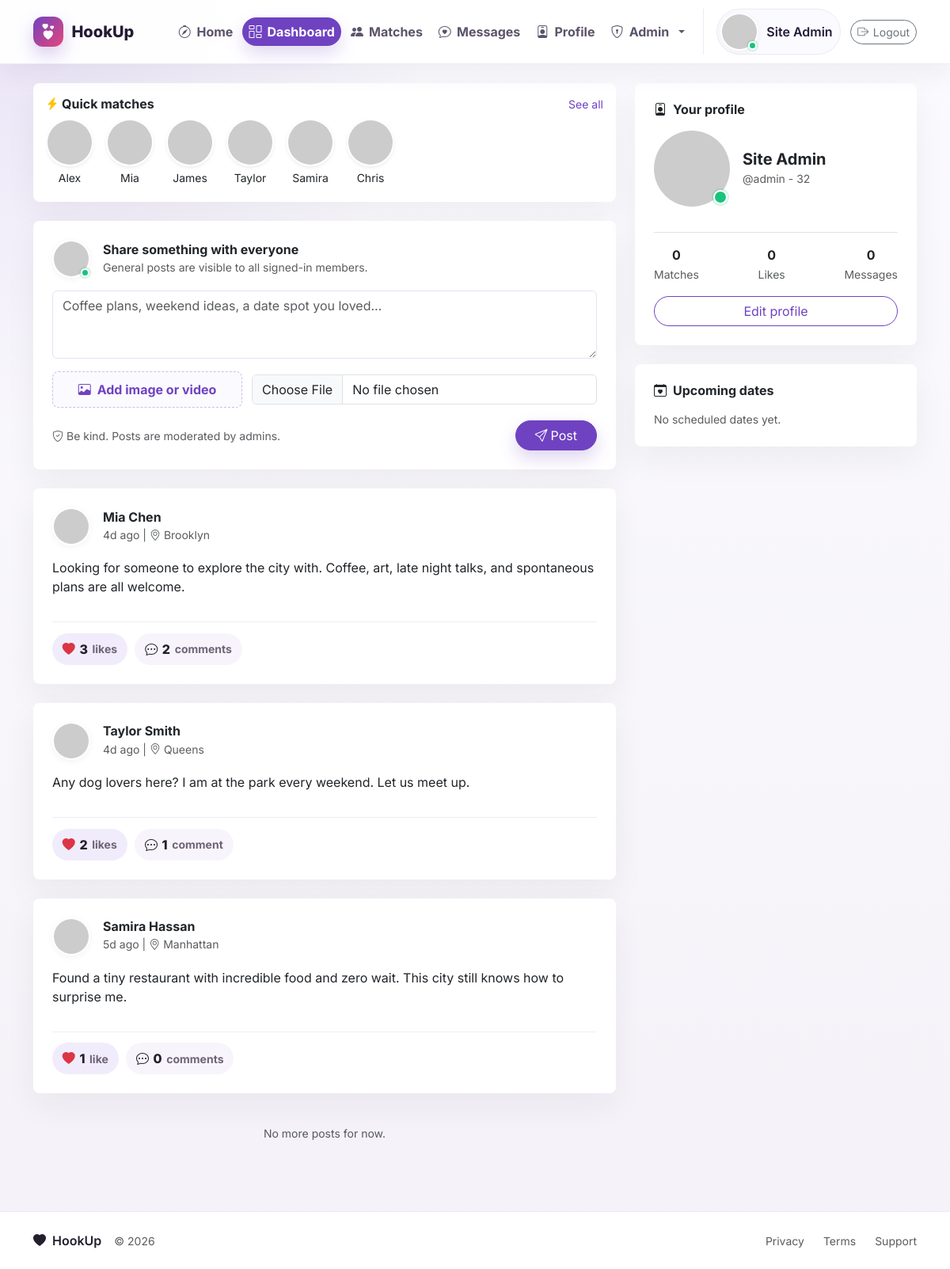
The app's page /dashboard (signed in) with its own data.
### tables this page shows
CREATE TABLE IF NOT EXISTS profiles (
  user_id BIGINT UNSIGNED PRIMARY KEY,
  display_name VARCHAR(120) NOT NULL,
  username VARCHAR(40) NOT NULL UNIQUE,
  age TINYINT UNSIGNED NOT NULL,
  city VARCHAR(120) NOT NULL,
  gender ENUM('female', 'male', 'non_binary') NOT NULL DEFAULT 'female',
  looking_for ENUM('female', 'male', 'everyone') NOT NULL DEFAULT 'everyone',
  profile_visibility ENUM('public', 'matches', 'private') NOT NULL DEFAULT 'public',
  bio TEXT NOT NULL,
  avatar_url VARCHAR(500) NULL,
  is_featured TINYINT(1) NOT NULL DEFAULT 0,
  created_at DATETIME NOT NULL DEFAULT CURRENT_TIMESTAMP,
  updated_at DATETIME NOT NULL DEFAULT CURRENT_TIMESTAMP ON UPDATE CURRENT_TIMESTAMP,
  CONSTRAINT fk_profiles_user FOREIGN KEY (user_id) REFERENCES users(id) ON DELETE CASCADE,
  INDEX idx_profiles_city (city),
  INDEX idx_profiles_gender (gender),
  INDEX idx_profiles_featured (is_featured)
);

CREATE TABLE IF NOT EXISTS posts (
  id BIGINT UNSIGNED AUTO_INCREMENT PRIMARY KEY,
  user_id BIGINT UNSIGNED NOT NULL,
  body TEXT NOT NULL,
  media_type ENUM('image', 'video') NULL,
  media_url VARCHAR(700) NULL,
  created_at DATETIME NOT NULL DEFAULT CURRENT_TIMESTAMP,
  updated_at DATETIME NOT NULL DEFAULT CURRENT_TIMESTAMP ON UPDATE CURRENT_TIMESTAMP,
  deleted_at DATETIME NULL,
  CONSTRAINT fk_posts_user FOREIGN KEY (user_id) REFERENCES users(id) ON DELETE CASCADE,
  INDEX idx_posts_created (created_at),
  INDEX idx_posts_deleted (deleted_at)
);

### dashboard.php (the view, shortened to what the rows shown need)
<?php
require __DIR__ . '/app/bootstrap.php';
$user = require_auth();
$quickMatches = get_public_profiles((int) $user['id'], 8);
$postPageSize = 5;
$posts = get_posts($postPageSize + 1);
$hasMorePosts = count($posts) > $postPageSize;
$posts = array_slice($posts, 0, $postPageSize);
$activePage = 'dashboard';
require APP_ROOT . '/app/layout-header.php';
?>
<div class="row g-4">
  <div class="col-lg-8">
    <div class="card mb-4 p-3">
      <div class="d-flex justify-content-between align-items-center mb-2">
        <h2 class="h6 fw-bold mb-0"><i class="bi bi-lightning-charge-fill text-warning me-1"></i>Quick matches</h2>
      </div>
      <div class="d-flex gap-3 overflow-auto pb-1">
        <?php foreach ($quickMatches as $match): ?>
          <a class="text-center text-decoration-none text-dark" href="<?= e(url('user.php?id=' . (int) $match['user_id'])) ?>">
            <?= profile_avatar($match, 'rounded-circle border border-2 border-white shadow-sm', ['alt' => $match['display_name'], 'size' => 60]) ?>
            <div class="small mt-1"><?= e(explode(' ', $match['display_name'])[0]) ?></div>
          </a>
        <?php endforeach; ?>
      </div>
    </div>
    <div class="card mb-4 p-4 post-composer">
      <div class="d-flex align-items-center gap-3 mb-3">
        <div>
          <h2 class="h6 fw-bold mb-0">Share something with everyone</h2>
        </div>
      </div>
    </div>
    <div data-post-feed data-load-url="<?= e(url('actions/load_posts.php')) ?>" data-next-offset="<?= count($posts) ?>" data-page-size="<?= (int) $postPageSize ?>" data-has-more="<?= $hasMorePosts ? '1' : '0' ?>">
      <?php foreach ($posts as $post): ?>
        <?php require APP_ROOT . '/app/post-card.php'; ?>
      <?php endforeach; ?>
    </div>
  </div>
  <div class="col-lg-4">
    <div class="card p-4 mb-4">
      <h2 class="h6 fw-bold mb-3"><i class="bi bi-person-badge me-2"></i>Your profile</h2>
      <div class="d-flex align-items-center gap-3 mb-3">
        <div>
          <h3 class="h5 fw-bold mb-0"><?= e($user['display_name']) ?></h3>
          <span class="text-muted small">@<?= e($user['username']) ?> - <?= (int) $user['age'] ?></span>
        </div>
      </div>
    </div>
    <div class="card p-4">
      <h2 class="h6 fw-bold mb-3"><i class="bi bi-calendar-heart me-2"></i>Upcoming dates</h2>
    </div>
  </div>
</div>
<?php require APP_ROOT . '/app/layout-footer.php'; ?>

### app/layout-header.php (shortened to what the rows shown need)
<?php
$authUser = current_user();
$activePage = $activePage ?? '';
$bodyClass = $bodyClass ?? '';
?>
<!DOCTYPE html>
<html lang="en">
<head>
  <link href="https://cdn.jsdelivr.net/npm/bootstrap@5.3.2/dist/css/bootstrap.min.css" rel="stylesheet">
  <link rel="stylesheet" href="https://cdn.jsdelivr.net/npm/bootstrap-icons@1.11.3/font/bootstrap-icons.min.css">
  <link rel="stylesheet" href="<?= e(public_path('assets/css/app.css?v=20261014a')) ?>">
</head>
<body class="<?= e($bodyClass) ?>">
<nav class="navbar navbar-expand-lg app-navbar sticky-top">
  <div class="container">
    <div class="collapse navbar-collapse" id="mainNav">
      <?php if ($authUser): ?>
        <ul class="navbar-nav app-nav-links me-auto mb-2 mb-lg-0">
          <li class="nav-item"><a class="nav-link <?= $activePage === 'home' ? 'active-page' : '' ?>" href="<?= e(url('index.php')) ?>"><i class="bi bi-compass"></i><span>Home</span></a></li>
          <li class="nav-item"><a class="nav-link <?= $activePage === 'dashboard' ? 'active-page' : '' ?>" href="<?= e(url('dashboard.php')) ?>"><i class="bi bi-columns-gap"></i><span>Dashboard</span></a></li>
          <li class="nav-item"><a class="nav-link <?= $activePage === 'matches' ? 'active-page' : '' ?>" href="<?= e(url('matches.php')) ?>"><i class="bi bi-people-fill"></i><span>Matches</span></a></li>
          <li class="nav-item"><a class="nav-link <?= $activePage === 'messages' ? 'active-page' : '' ?>" href="<?= e(url('messages.php')) ?>"><i class="bi bi-chat-heart"></i><span>Messages</span></a></li>
          <li class="nav-item"><a class="nav-link <?= $activePage === 'profile' ? 'active-page' : '' ?>" href="<?= e(url('profile.php')) ?>"><i class="bi bi-person-badge"></i><span>Profile</span></a></li>
          <?php if (($authUser['role'] ?? '') === 'admin'): ?>
            <li class="nav-item dropdown">
              <a class="nav-link dropdown-toggle <?= strpos($activePage, 'admin') === 0 ? 'active-page' : '' ?>" href="#" role="button" data-bs-toggle="dropdown">
                <i class="bi bi-shield-lock"></i><span>Admin</span>
              </a>
            </li>
          <?php endif; ?>
        </ul>
        <div class="app-user-area">
          <a href="<?= e(url('profile.php')) ?>" class="app-user-chip">
            <?= profile_avatar($authUser, 'profile-avatar', ['alt' => 'My avatar']) ?>
            <span class="fw-semibold d-none d-lg-block"><?= e($authUser['display_name'] ?: $authUser['email']) ?></span>
          </a>
          <form method="post" action="<?= e(url('logout.php')) ?>" class="m-0">
            <button class="btn btn-outline-secondary btn-sm rounded-pill app-logout-btn" title="Logout"><i class="bi bi-box-arrow-right"></i><span>Logout</span></button>
          </form>
        </div>
      <?php endif; ?>
    </div>
  </div>
</nav>
<main class="container py-4">

### app/helpers.php (shortened to what the rows shown need)
<?php
function config_value(string $path, $default = null)
{
    global $config;
    $value = $config;
    foreach (explode('.', $path) as $key) {
        $value = $value[$key];
    }
    return $value;
}
function db(): PDO
{
    return Database::connection();
}
function e(?string $value): string
{
    return htmlspecialchars((string) $value, ENT_QUOTES | ENT_SUBSTITUTE, 'UTF-8');
}
function is_local_request(): bool
{
    $host = strtolower((string) ($_SERVER['HTTP_HOST'] ?? ''));
    $host = preg_replace('/:\d+$/', '', $host) ?: $host;
    return in_array($host, ['localhost', '127.0.0.1', '::1'], true);
}
function request_scheme(): string
{
    $forwardedProto = strtolower((string) ($_SERVER['HTTP_X_FORWARDED_PROTO'] ?? ''));
    $isHttps = (!empty($_SERVER['HTTPS']) && $_SERVER['HTTPS'] !== 'off')
        || (($_SERVER['SERVER_PORT'] ?? null) === '443');
    return $isHttps ? 'https' : 'http';
}
function configured_app_url(): string
{
    return rtrim((string) config_value('app.url', ''), '/');
}
function configured_base_path(): string
{
    $path = (string) (parse_url(configured_app_url(), PHP_URL_PATH) ?: '');
    return '/' . trim($path, '/');
}
function detected_base_path(): string
{
    $scriptName = str_replace('\\', '/', (string) ($_SERVER['SCRIPT_NAME'] ?? ''));
    $rootName = basename((string) (defined('APP_ROOT') ? APP_ROOT : ''));
    if ($rootName !== '') {
        $segments = array_values(array_filter(explode('/', trim($scriptName, '/')), 'strlen'));
        $position = array_search($rootName, $segments, true);
    }
    $dir = trim(str_replace('\\', '/', dirname($scriptName)), '/');
    return '/' . $dir;
}
function app_base_path(): string
{
    $configuredPath = configured_base_path();
    if (is_local_request()) {
        $detectedPath = detected_base_path();
        return $detectedPath !== '' ? $detectedPath : ($configuredPath === '/' ? '' : $configuredPath);
    }
    return $configuredPath === '/' ? '' : $configuredPath;
}
function app_base_url(): string
{
    $configuredUrl = configured_app_url();
    $configuredHost = strtolower((string) (parse_url($configuredUrl, PHP_URL_HOST) ?: ''));
    $requestHost = (string) ($_SERVER['HTTP_HOST'] ?? '');
    if ($requestHost !== '' && (is_local_request() || in_array($configuredHost, ['', 'localhost', '127.0.0.1', '::1'], true))) {
        return request_scheme() . '://' . $requestHost . app_base_path();
    }
    return $configuredUrl;
}
function url(string $path = ''): string
{
    $base = app_base_url();
    $path = ltrim($path, '/');
    $fragment = '';
    $query = '';
    if (($queryPosition = strpos($path, '?')) !== false) {
        $query = substr($path, $queryPosition);
        $path = substr($path, 0, $queryPosition);
    }
    if ($path === 'index.php') {
        $path = '';
    } elseif (substr($path, -10) === '/index.php') {
        $path = substr($path, 0, -10);
    } elseif (substr($path, -4) === '.php') {
        $path = substr($path, 0, -4);
    }
    return $base . '/' . $path . $query . $fragment;
}
function public_path(string $path = ''): string
{
    $path = ltrim($path, '/');
    $basePath = app_base_path();
    return ($basePath === '' ? '' : $basePath) . '/' . $path;
}
function time_ago(?string $datetime): string
{
    $seconds = max(1, time() - strtotime($datetime));
    $units = [
        31536000 => 'y',
        2592000 => 'mo',
        604800 => 'w',
        86400 => 'd',
        3600 => 'h',
        60 => 'm',
    ];
    foreach ($units as $size => $label) {
        if ($seconds >= $size) {
            return (int) floor($seconds / $size) . $label;
        }
    }
    return 'now';
}
function compact_count(int $count): string
{
    return (string) $count;
}
function db_column_exists(string $table, string $column): bool
{
    static $cache = [];
    $key = $table . '.' . $column;
    if (array_key_exists($key, $cache)) {
        return $cache[$key];
    }
    try {
        $stmt = db()->prepare("SHOW COLUMNS FROM `{$table}` LIKE :column");
        $stmt->execute(['column' => $column]);
        $cache[$key] = (bool) $stmt->fetch();
    } catch (Throwable $e) {
        $cache[$key] = false;
    }
    return $cache[$key];
}
function user_presence_column(): string
{
    return db_column_exists('users', 'last_seen_at') ? 'last_seen_at' : 'last_login_at';
}
function user_presence_select(string $alias = 'u', string $as = 'last_seen_at'): string
{
    $column = user_presence_column();
    return "{$alias}.{$column} AS {$as}";
}
function mark_user_seen(int $userId): void
{
    if ($userId <= 0 || !db_column_exists('users', 'last_seen_at')) {
        return;
    }
    $lastMarked = (int) ($_SESSION['_last_seen_marked_at'] ?? 0);
    db()->prepare('UPDATE users SET last_seen_at = NOW() WHERE id = :id')->execute(['id' => $userId]);
}
function profile_is_verified(array $profile): bool
{
    $status = (string) ($profile['verification_status'] ?? $profile['overall_status'] ?? '');
    return $status === 'verified';
}
function profile_is_online(array $profile): bool
{
    $seenAt = $profile['last_seen_at'] ?? $profile['last_login_at'] ?? null;
    if (!$seenAt) {
        return false;
    }
    $timestamp = strtotime((string) $seenAt);
    return $timestamp !== false && $timestamp >= time() - 300;
}
function avatar_src(array $profile): string
{
    $src = trim((string) ($profile['avatar_url'] ?? ''));
    if ($src !== '') {
        return $src;
    }
    $seed = (string) ($profile['email'] ?? $profile['username'] ?? $profile['display_name'] ?? $profile['user_id'] ?? 'member');
    return 'https://i.pravatar.cc/150?u=' . rawurlencode($seed);
}
function profile_avatar(array $profile, string $imageClass = 'profile-avatar', array $options = []): string
{
    $size = (int) ($options['size'] ?? 0);
    $alt = (string) ($options['alt'] ?? ($profile['display_name'] ?? $profile['email'] ?? 'User avatar'));
    $wrapperClass = trim('profile-avatar-wrap ' . (string) ($options['wrapper_class'] ?? ''));
    $imageClass = trim($imageClass);
    $style = $size > 0 ? ' style="--avatar-size: ' . $size . 'px;"' : '';
    $sizeAttrs = $size > 0 ? ' width="' . $size . '" height="' . $size . '"' : '';
    $html = '<span class="' . e($wrapperClass) . '"' . $style . '>';
    $html .= '<img src="' . e(avatar_src($profile)) . '" class="' . e($imageClass) . '" alt="' . e($alt) . '"' . $sizeAttrs . '>';
    if (profile_is_online($profile)) {
        $html .= '<span class="avatar-online-dot" title="Online"></span>';
    }
    $html .= '</span>';
    return $html;
}

### app/post-card.php (shortened to what the rows shown need)
<?php
$likesCount = (int) ($post['likes_count'] ?? 0);
$commentsCount = (int) ($post['comments_count'] ?? 0);
$commentsModalId = 'postCommentsModal' . (int) $post['id'];
?>
<article class="card mb-4 p-4 post-card" data-post-id="<?= (int) $post['id'] ?>">
  <div class="d-flex align-items-center gap-3">
    <?= profile_avatar($post, 'profile-avatar', ['alt' => $post['display_name']]) ?>
    <div class="flex-grow-1">
      <div class="d-flex flex-wrap align-items-center gap-2">
        <h3 class="h6 fw-bold mb-0"><?= e($post['display_name']) ?></h3>
      </div>
      <span class="text-muted small"><?= e(time_ago($post['created_at'])) ?> ago | <i class="bi bi-geo-alt"></i> <?= e($post['city']) ?></span>
    </div>
  </div>
  <p class="mt-3"><?= nl2br(e($post['body'])) ?></p>
  <div class="post-action-row">
    <form method="post" action="<?= e(url('actions/post_like.php')) ?>" class="m-0">
      <button class="post-pill-action" title="Like post">
        <i class="bi bi-heart-fill text-danger"></i>
        <span><?= e(compact_count($likesCount)) ?></span>
        <small><?= $likesCount === 1 ? 'like' : 'likes' ?></small>
      </button>
    </form>
    <button class="post-pill-action passive" type="button" data-bs-toggle="modal" data-bs-target="#<?= e($commentsModalId) ?>" title="View comments">
      <i class="bi bi-chat-dots"></i>
      <span><?= e(compact_count($commentsCount)) ?></span>
      <small><?= $commentsCount === 1 ? 'comment' : 'comments' ?></small>
    </button>
  </div>
</article>

### records on screen
profiles: display_name "Site Admin", username "admin", age "32"
profiles: display_name "Alex"
profiles: display_name "Mia"
profiles: display_name "James"
profiles: display_name "Taylor"
profiles: display_name "Samira"
profiles: display_name "Chris"
posts: profiles.display_name "Mia Chen", created_at "4d", profiles.city "Brooklyn", body "Looking for someone to explore the city with. Coffee, art, late night talks, and spontaneous plans are all welcome.", likesCount "3", commentsCount "2"
posts: profiles.display_name "Taylor Smith", created_at "4d", profiles.city "Queens", body "Any dog lovers here? I am at the park every weekend. Let us meet up.", likesCount "2", commentsCount "1"
posts: profiles.display_name "Samira Hassan", created_at "5d", profiles.city "Manhattan", body "Found a tiny restaurant with incredible food and zero wait. This city still knows how to surprise me.", likesCount "1", commentsCount "0"

### other values on screen
config_value('app.name', 'HookUp') "HookUp"
table_count('post_reactions', 'user_id = :id', ['id' => $user['id']]) "0"
table_count('messages', 'sender_id = :id', ['id' => $user['id']]) "0"
